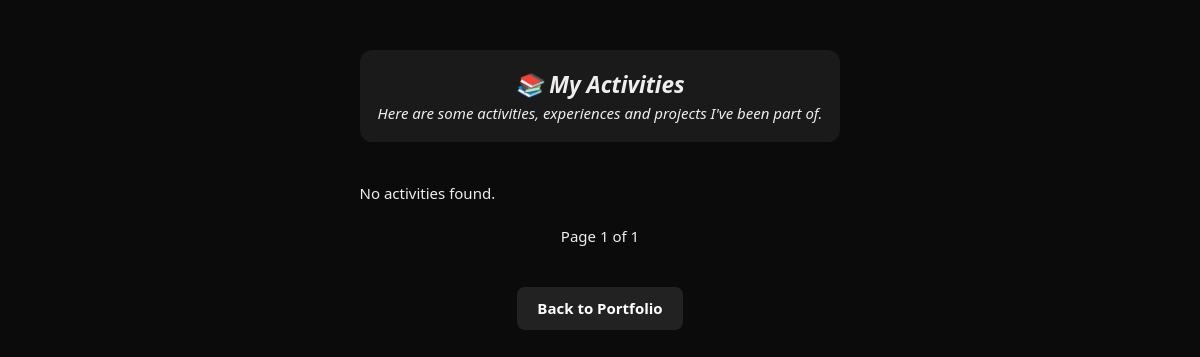
/my_activities/, run on an earlier commit of the app's database.
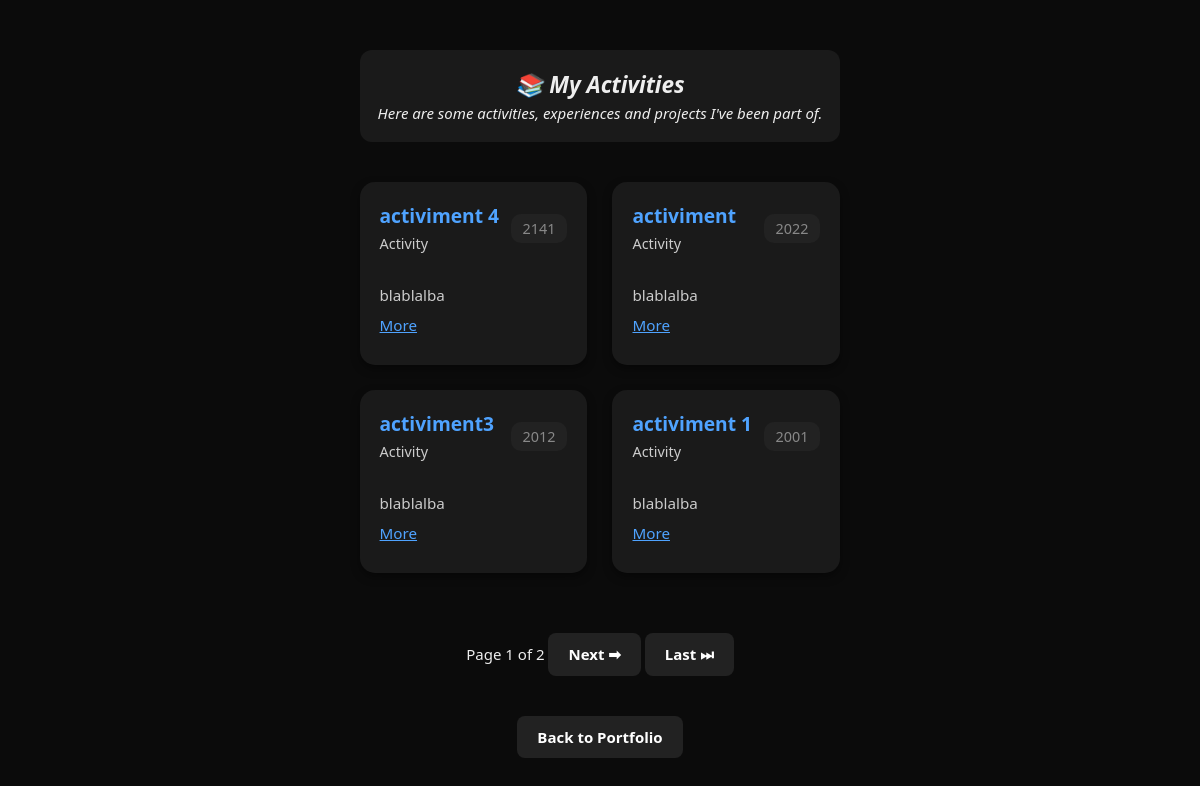
And on a later commit of the database.
### my_portifolio_app/models.py (models this page shows, shortened)
class MyActivities(models.Model):
    title_activ = models.CharField(max_length=100, verbose_name= "Título da atividade")
    summary_activ = models.CharField(max_length=250, verbose_name="Resumo sobre atividade")
    year_activ =  models.PositiveBigIntegerField(verbose_name="Ano da atividade")
    image_activ = models.ImageField(upload_to='activities/', blank=True, null=True)
    class Meta:
        verbose_name = "Activitie"
        verbose_name_plural = "My Activities"
        ordering = ['-year_activ'] # exibe os mais recentes primeiro

### my_portifolio_app/views.py (the view)
# urls.py: path('my_activities/', views.activities, name='my_activities'),
def activities(request):
    atividades = MyActivities.objects.all().order_by('-year_activ')
    paginator = Paginator(atividades, 4)  # 4 atividades por página
    page_number = request.GET.get('page')
    page_obj = paginator.get_page(page_number)
    return render(request, 'activities.html', {'page_obj': page_obj})

### my_portifolio_app/templates/activities.html (shortened to what this page needs)
{% extends 'base_ expand.html' %}
{% block content %}
<div class="activities-container">
    <div class="intro">
        <h2>📚 My Activities</h2>
        <p>Here are some activities, experiences and projects I've been part of.</p>
    </div>
    <div class="cards-grid">
        {% for atividade in page_obj %}
        <div class="card">
            <div class="card-header">
                <div>
                    <div class="card-title">{{ atividade.title_activ }}</div>
                    <div class="card-subtitle">Activity</div>
                </div>
                <div class="card-date">{{ atividade.year_activ }}</div>
            </div>
            <ul class="card-list">
                <li>{{ atividade.summary_activ }}</li>
                <li>
                    <a href="#" style="color:#4fa3ff;">More</a>
                </li>
            </ul>
        </div>
        {% empty %}
        <p>No activities found.</p>
        {% endfor %}
    </div>
    <div class="pagination" style="text-align:center; margin-top:20px;">
        <span>Page {{ page_obj.number }} of {{ page_obj.paginator.num_pages }}</span>
        {% if page_obj.has_next %}
        <a href="?page={{ page_obj.next_page_number }}" class="back-btn">Next ➡</a>
        <a href="?page={{ page_obj.paginator.num_pages }}" class="back-btn">Last ⏭</a>
        {% endif %}
    </div>
    <div style="text-align:center;">
        <a href="{% url 'home_my_profile_django' %}" class="back-btn"> Back to Portfolio</a>
    </div>
</div>
{% endblock content %}

What changed in the data, as far as the page shows it:
added MyActivities: title_activ "activiment 4", year_activ "2141", summary_activ "blablalba"
added MyActivities: title_activ "activiment", year_activ "2022", summary_activ "blablalba"
added MyActivities: title_activ "activiment3", year_activ "2012", summary_activ "blablalba"
added MyActivities: title_activ "activiment 1", year_activ "2001", summary_activ "blablalba"
Also different on the page:
{{ page_obj.paginator.num_pages }}: "1" → "2"
text no longer shown: "No activities found."
text now shown: "Next ➡ Last ⏭"
